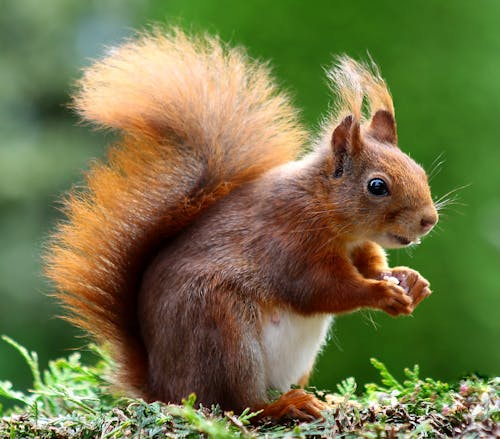
#> input picture Set-2/Question7/sample.jpg, 500 x 439 px
$ jupyter execute Question7.ipynb
#> lines starting #> are read from the running program, lines starting #| are printed output that depends on the picture
[cell 1]
# smoothing_rgb.ipynb

import cv2
import numpy as np
import matplotlib.pyplot as plt

[cell 2]
# Function to display images
def show_images(images, titles):
    plt.figure(figsize=(12, 6))
    for i, (img, title) in enumerate(zip(images, titles)):
        plt.subplot(1, len(images), i + 1)
        plt.imshow(cv2.cvtColor(img, cv2.COLOR_BGR2RGB))
        plt.title(title)
        plt.axis("off")
    plt.tight_layout()
    plt.show()

[cell 3]
# Load an RGB image
img = cv2.imread("sample.jpg")   # change filename if needed
#> img is the input picture: shape (439, 500, 3); mean B, G, R 70.1, 115.5, 114.4
if img is None:
    raise FileNotFoundError("Image not found! Please put 'sample.jpg' in the working directory.")

show_images([img], ["Original Image"])
#> the loop in show_images, `for i, (img, title) in enumerate(zip(images, titles)):` made 1 pass
#> title on pass 1: 'Original Image'

[cell 4]
# Apply linear spatial filters (smoothing)
# Mean filter (Averaging filter)
smoothed_3x3 = cv2.blur(img, (3, 3))   # 3x3 kernel
smoothed_5x5 = cv2.blur(img, (5, 5))   # 5x5 kernel
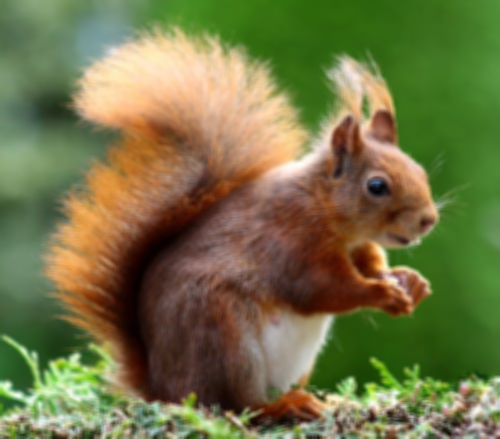
#> smoothed_5x5: shape (439, 500, 3); mean B, G, R 70.1, 115.5, 114.4
smoothed_11x11 = cv2.blur(img, (11, 11))  # 11x11 kernel
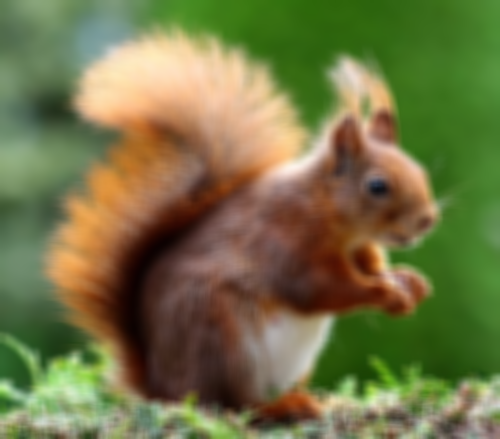
#> smoothed_11x11: shape (439, 500, 3); mean B, G, R 70.1, 115.5, 114.4

[cell 5]
# Display results
show_images(
    [img, smoothed_3x3, smoothed_5x5, smoothed_11x11],
    ["Original", "Smoothed (3x3)", "Smoothed (5x5)", "Smoothed (11x11)"]
)
#> the loop in show_images (call 2), `for i, (img, title) in enumerate(zip(images, titles)):` made 4 passes
#> title on passes 1 to 4: 'Original', 'Smoothed (3x3)', 'Smoothed (5x5)', 'Smoothed (11x11)'
#> in show_images (call 2), `plt.show()`:
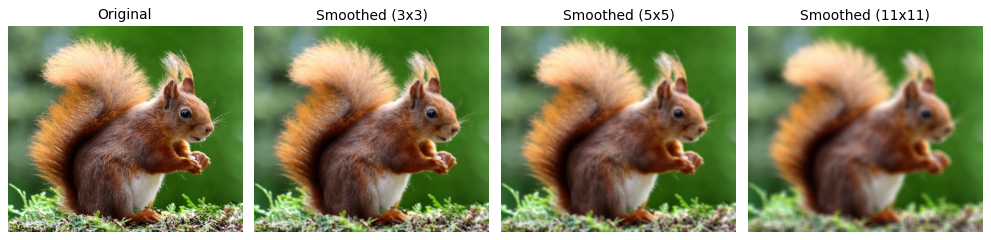
#> figure drawn by matplotlib, 4 panels
